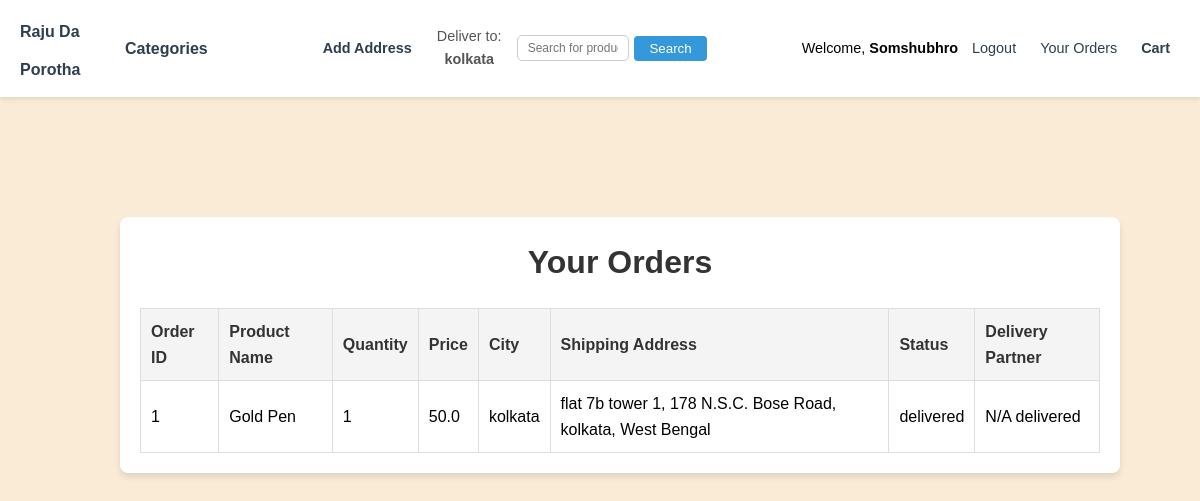
/your_orders (signed in), run on the app's committed database.
### tables this page shows
CREATE TABLE address (
    id INTEGER PRIMARY KEY AUTOINCREMENT,
    user_id INTEGER NOT NULL,
    address_line_1 TEXT NOT NULL,
    address_line_2 TEXT,
    city TEXT NOT NULL,
    state TEXT NOT NULL,
    landmark TEXT,
    pincode TEXT NOT NULL,
    contact_number TEXT NOT NULL,
    FOREIGN KEY (user_id) REFERENCES user(id)
);

CREATE TABLE user (
    id INTEGER PRIMARY KEY AUTOINCREMENT,
    first_name TEXT NOT NULL,
    last_name TEXT NOT NULL,
    email TEXT UNIQUE NOT NULL,
    age INTEGER NOT NULL,
    phone TEXT NOT NULL,
    password TEXT NOT NULL
);

CREATE TABLE orders (
    id INTEGER PRIMARY KEY AUTOINCREMENT,
    product_id INTEGER NOT NULL,
    purchaser INTEGER NOT NULL,
    price REAL NOT NULL,
    product_name TEXT NOT NULL,
    quantity INTEGER NOT NULL,
    shipping_address_id INTEGER NOT NULL,
    delivery_partner_id INTEGER,
    delivery_image TEXT, status TEXT DEFAULT 'accepted', grievance_status TEXT DEFAULT 'open', grievance_reason TEXT, delivery_photo TEXT, `city` TEXT,
    FOREIGN KEY (product_id) REFERENCES product (id),
    FOREIGN KEY (purchaser) REFERENCES user (id),
    FOREIGN KEY (shipping_address_id) REFERENCES address (id),
    FOREIGN KEY (delivery_partner_id) REFERENCES delivery (id) ON DELETE SET NULL
);

CREATE TABLE "product" (
    id INTEGER PRIMARY KEY AUTOINCREMENT,
    email TEXT NOT NULL,
    name TEXT NOT NULL,
    description TEXT,
    price REAL NOT NULL,
    discount REAL DEFAULT 0,
    stock INTEGER NOT NULL,
    image TEXT,
    approve INTEGER DEFAULT 0,
    category_id INTEGER,
    subcategory_id INTEGER, `detailed_description` TEXT,
    FOREIGN KEY (email) REFERENCES merchant(email),
    FOREIGN KEY (category_id) REFERENCES categories(id),
    FOREIGN KEY (subcategory_id) REFERENCES subcategories(id)
);

### app.py (the view)
@app.route('/your_orders')
def your_orders():
    if 'user_id' not in session:
        return redirect('/login')
    user_id = session['user_id']
    conn = get_db_connection()
    orders = conn.execute("""
        SELECT
            o.id AS order_id,
            p.name AS product_name,
            o.quantity AS quantity,
            o.price AS price,
            o.status AS status,
            a.city AS city,
            a.address_line_1 || ', ' || a.address_line_2 || ', ' || a.city || ', ' || a.state AS shipping_address,
            d.name AS delivery_partner_name
        FROM orders o
        JOIN product p ON o.product_id = p.id
        JOIN address a ON o.shipping_address_id = a.id
        LEFT JOIN delivery d ON o.delivery_partner_id = d.id
        WHERE o.purchaser = ?
    """, (user_id,)).fetchall()
    first_name = None
    selected_city = None
    if "user_id" in session:
        user = conn.execute("SELECT first_name FROM user WHERE id = ?", (session["user_id"],)).fetchone()
        first_name = user["first_name"] if user else None
        address = conn.execute("SELECT city FROM address WHERE user_id = ? LIMIT 1", (session["user_id"],)).fetchone()
        selected_city = address["city"] if address else None
    categories = conn.execute("SELECT * FROM categories").fetchall()
    conn.close()
    return render_template(
        'your_orders.html',
        orders=orders,
        first_name=first_name,
        categories=categories,
        selected_city=selected_city
    )

### app.py (called while the page is built)
def get_db_connection():
    conn = sqlite3.connect("user.db")
    conn.row_factory = sqlite3.Row
    return conn

### templates/your_orders.html (shortened to what this page needs)
<!DOCTYPE html>
<html lang="en">
<head>
    <link rel="stylesheet" href="/static/styles.css">
</head>
<body>
    <header>
        <span class="logo"><a href="/">Raju Da Porotha</a></span>
        <div class="categories-dropdown">
            <span>Categories</span>
        </div>
        <div class="user-actions">
            <a href='/add_address' class="cart">Add Address</a>
        </div>
        <div class="deliver-to">
            Deliver to:
            {% if selected_city %}
                <strong>{{ selected_city }}</strong>
            {% else %}
                <strong>Select Address</strong>
            {% endif %}
        </div>
        <form action="/" method="get" class="search-bar">
            <input type="text" id="search-input" name="query" placeholder="Search for products..." autocomplete="off" value="{{ search_term }}">
            <button type="submit">Search</button>
        </form>
        <div class="user-actions">
            {% if first_name %}
            <span>Welcome,</span>
                <strong> {{ first_name }}</strong>
                <a href="/logout">Logout</a>
                <a href="/your_orders">Your Orders</a>
                <a href="/cart" class="cart">Cart</a>
            {% endif %}
        </div>
    </header>
    <div class="container">
        <h1>Your Orders</h1>
        <div class="orders">
            {% if orders %}
        <table class="orders-table">
            <thead>
                <tr>
                    <th>Order ID</th>
                    <th>Product Name</th>
                    <th>Quantity</th>
                    <th>Price</th>
                    <th>City</th>
                    <th>Shipping Address</th>
                    <th>Status</th>
                    <th>Delivery Partner</th>
                </tr>
            </thead>
            <tbody>
                {% for order in orders %}
                    <tr>
                        <td>{{ order.order_id }}</td>
                        <td>{{ order.product_name }}</td>
                        <td>{{ order.quantity }}</td>
                        <td>{{ order.price }}</td>
                        <td>{{ order.city }}</td>
                        <td>{{ order.shipping_address }}</td>
                        <td>{{ order.status }}</td>
                        <td>
                            {% if order.status == 'Shipped' %}
                                {{ order.delivery_partner_name or "Not Assigned" }}
                            {% else %}
                                N/A
                            {% endif %}
                            {% if order.status == 'Delivered' %}
                            <span class="hover-chat" title="Any issue? Chat with us!"
                                onclick="window.location.href='/order_grievance/{{ order.id }}'">
                                Delivered
                            </span>
                        {% else %}
                            {{ order.status }}
                        {% endif %}
                        </td>
                    </tr>
                {% endfor %}
            </tbody>
        </table>
    {% else %}
        <p>No orders found.</p>
    {% endif %}
        </div>
    </div>
</body>
</html>

### static/styles.css (style rules this page uses)
body { font-family: Arial, sans-serif; margin: 0; padding: 0; background-color: #f9fafc; }
body { background-color: antiquewhite; font-family: 'Helvetica'; color: black; line-height: 1.6; box-sizing: border-box; margin: 0; padding: 0; }
h1,h2,h3,input,button { font-family: 'Helvetica'; color: black; margin: 0; padding: 0; box-sizing: border-box; }
header { display: flex; align-items: center; justify-content: space-around; background-color: #fff; padding: 10px 20px; box-shadow: 0px 2px 5px rgba(0,0,0,0.1); }
header .logo { font-size: 1.5rem; font-weight: bold; color: #2c3e50; flex: 1; }
header .logo a { text-decoration: none; font-size: 1rem; font-weight: bold; color: #2c3e50; transition: color 0.3s; }
header .deliver-to { font-size: 0.9rem; color: #555; flex: 1; text-align: center; }
header .search-bar { flex: 2; display: flex; align-items: center; }
header .search-bar input { flex: auto; padding: 5px 10px; border: 1px solid #ddd; border-radius: 4px; }
header .search-bar button { margin-left: 5px; padding: 5px 15px; background-color: #3498db; color: #fff; border: none; border-radius: 4px; cursor: pointer; transition: background-color 0.3s; }
header .user-actions { flex: auto; text-align: right; font-size: 0.9rem; }
header .user-actions a { margin: 0 10px; text-decoration: wavy; color: #2c3e50; }
header .cart { font-weight: bold; }
.categories-dropdown { position: relative; display: inline-block; }
.categories-dropdown span { cursor: pointer; color: #2c3e50; font-weight: bold; padding: 10px; display: inline-block; }
.search-bar { position: relative; width: 100%; max-width: 600px; margin: 0 auto; }
.search-bar input[type="text"] { width: 100%; padding: 5px 10px; font-size: 12px; border: 1px solid #ccc; border-radius: 5px; box-sizing: border-box; }

### templates/your_orders.html (style rules this page uses)
body { font-family: Helvetica, Arial, sans-serif; margin: 0; padding: 0; justify-content: center; align-items: center; height: 100vh; background-color: antiquewhite; }
.container { width: 80%; max-width: 1200px; background: #fff; padding: 20px; border-radius: 8px; box-shadow: 0 4px 6px rgba(0, 0, 0, 0.1); text-align: center; margin-top: 10%; margin-left: 10%; }
h1 { text-align: center; color: #333; }
.orders-table { width: 100%; border-collapse: collapse; margin-top: 20px; }
.orders-table th, .orders-table td { border: 1px solid #ddd; padding: 10px; text-align: left; }
.orders-table th { background-color: #f4f4f4; color: #333; }

### data on the page
address: city "kolkata"
user: first_name "Somshubhro"
orders: order_id "1", product_name "Gold Pen", quantity "1", price "50.0", city "kolkata", shipping_address "flat 7b tower 1, 178 N.S.C. Bose Road, kolkata, West Bengal", status "delivered", shows "N/A"
